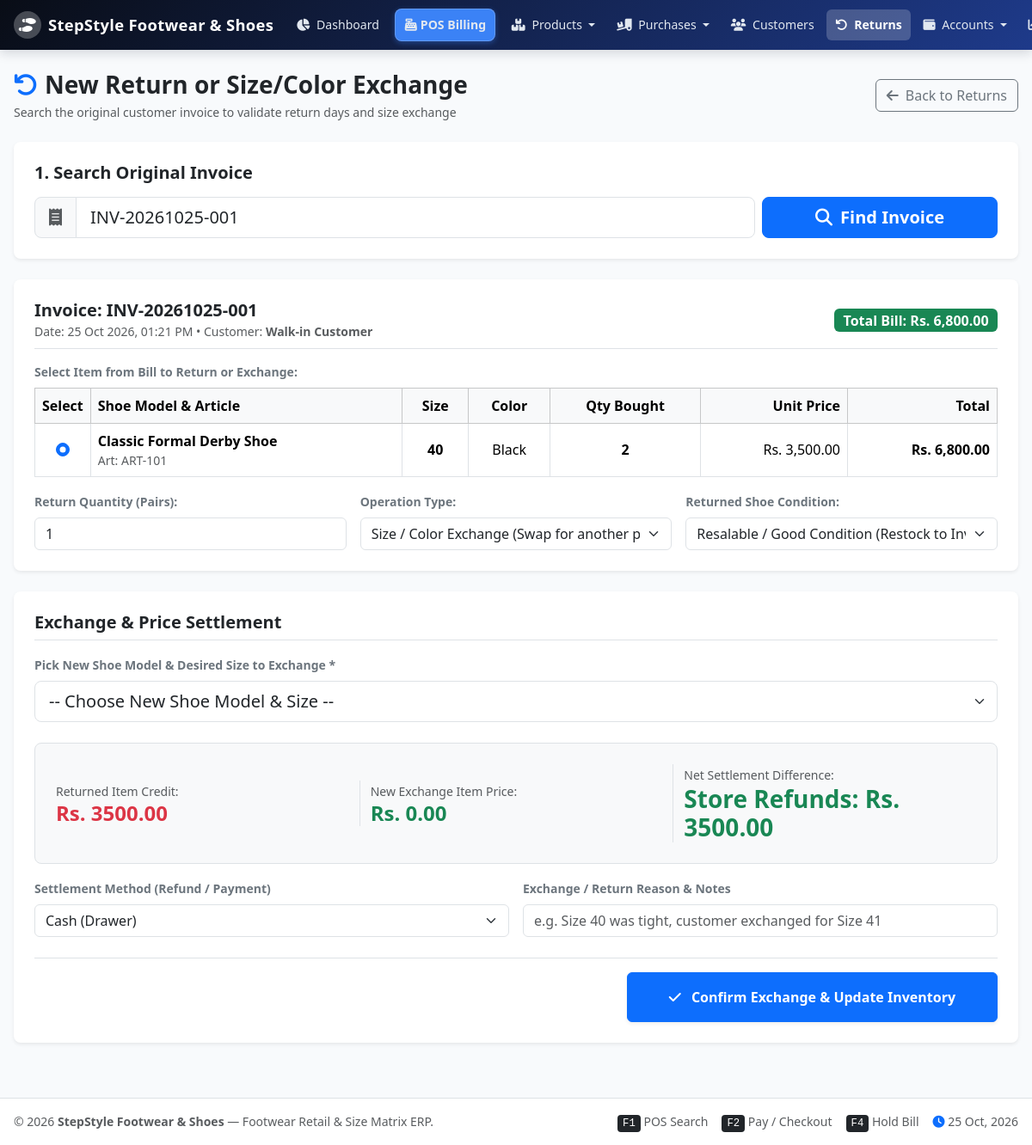
Screenshot of /return_create.php?invoice_no=INV-20261025-001 (signed in) with the database file from the repository.
### tables this page shows
CREATE TABLE `sales` (
  `id` INT AUTO_INCREMENT PRIMARY KEY,
  `invoice_no` VARCHAR(50) UNIQUE NOT NULL,
  `user_id` INT NOT NULL,
  `customer_id` INT NULL,
  `register_id` INT NULL,
  `sale_date` DATETIME NOT NULL,
  `subtotal` DECIMAL(12,2) NOT NULL DEFAULT 0.00,
  `discount_amount` DECIMAL(10,2) NOT NULL DEFAULT 0.00,
  `discount_percent` DECIMAL(5,2) NOT NULL DEFAULT 0.00,
  `tax_amount` DECIMAL(10,2) NOT NULL DEFAULT 0.00,
  `grand_total` DECIMAL(12,2) NOT NULL DEFAULT 0.00,
  `paid_amount` DECIMAL(12,2) NOT NULL DEFAULT 0.00,
  `change_amount` DECIMAL(10,2) NOT NULL DEFAULT 0.00,
  `payment_status` ENUM('paid', 'partial', 'due') NOT NULL DEFAULT 'paid',
  `payment_method` ENUM('cash', 'card', 'bank', 'jazzcash', 'easypaisa', 'credit', 'split') NOT NULL DEFAULT 'cash',
  `notes` TEXT NULL,
  `status` ENUM('completed', 'hold', 'cancelled', 'refunded') NOT NULL DEFAULT 'completed',
  `created_at` TIMESTAMP DEFAULT CURRENT_TIMESTAMP,
  FOREIGN KEY (`user_id`) REFERENCES `users`(`id`),
  FOREIGN KEY (`customer_id`) REFERENCES `customers`(`id`) ON DELETE SET NULL,
  FOREIGN KEY (`register_id`) REFERENCES `cash_registers`(`id`) ON DELETE SET NULL
);

CREATE TABLE `customers` (
  `id` INT AUTO_INCREMENT PRIMARY KEY,
  `name` VARCHAR(100) NOT NULL,
  `phone` VARCHAR(30) NULL,
  `email` VARCHAR(100) NULL,
  `address` TEXT NULL,
  `preferred_size` VARCHAR(20) NULL,
  `credit_limit` DECIMAL(12,2) NOT NULL DEFAULT 50000.00,
  `opening_balance` DECIMAL(12,2) NOT NULL DEFAULT 0.00,
  `current_balance` DECIMAL(12,2) NOT NULL DEFAULT 0.00,
  `created_at` TIMESTAMP DEFAULT CURRENT_TIMESTAMP
);

CREATE TABLE `sale_items` (
  `id` INT AUTO_INCREMENT PRIMARY KEY,
  `sale_id` INT NOT NULL,
  `product_id` INT NOT NULL,
  `variant_id` INT NOT NULL,
  `article_code` VARCHAR(50) NOT NULL,
  `product_name` VARCHAR(150) NOT NULL,
  `size_number` VARCHAR(20) NOT NULL,
  `color_name` VARCHAR(50) NOT NULL,
  `unit_cost` DECIMAL(10,2) NOT NULL DEFAULT 0.00,
  `unit_price` DECIMAL(10,2) NOT NULL DEFAULT 0.00,
  `quantity` INT NOT NULL DEFAULT 1,
  `discount` DECIMAL(10,2) NOT NULL DEFAULT 0.00,
  `total` DECIMAL(12,2) NOT NULL DEFAULT 0.00,
  `created_at` TIMESTAMP DEFAULT CURRENT_TIMESTAMP,
  FOREIGN KEY (`sale_id`) REFERENCES `sales`(`id`) ON DELETE CASCADE,
  FOREIGN KEY (`variant_id`) REFERENCES `product_variants`(`id`)
);

CREATE TABLE `products` (
  `id` INT AUTO_INCREMENT PRIMARY KEY,
  `article_code` VARCHAR(50) UNIQUE NOT NULL,  
  `name` VARCHAR(150) NOT NULL,
  `category_id` INT NULL,
  `brand_id` INT NULL,
  `gender` ENUM('men', 'women', 'kids', 'unisex') NOT NULL DEFAULT 'men',
  `description` TEXT NULL,
  `image` VARCHAR(255) NULL,
  `base_purchase_price` DECIMAL(10,2) NOT NULL DEFAULT 0.00,
  `base_selling_price` DECIMAL(10,2) NOT NULL DEFAULT 0.00,
  `wholesale_price` DECIMAL(10,2) NOT NULL DEFAULT 0.00,
  `min_selling_price` DECIMAL(10,2) NOT NULL DEFAULT 0.00,
  `rack_location` VARCHAR(50) NULL,
  `shelf_location` VARCHAR(50) NULL,
  `box_number` VARCHAR(50) NULL,
  `is_active` TINYINT(1) NOT NULL DEFAULT 1,
  `created_at` TIMESTAMP DEFAULT CURRENT_TIMESTAMP,
  FOREIGN KEY (`category_id`) REFERENCES `categories`(`id`) ON DELETE SET NULL,
  FOREIGN KEY (`brand_id`) REFERENCES `brands`(`id`) ON DELETE SET NULL
);

### config/functions.php (called while the page is built, shortened)
<?php
function get_setting($key, $default = '') {
    static $settings_cache = null;
    if ($settings_cache === null) {
        $db = getDB();
        $stmt = $db->query("SELECT setting_key, setting_value FROM settings");
        $settings_cache = [];
        while ($row = $stmt->fetch()) {
            $settings_cache[$row['setting_key']] = $row['setting_value'];
        }
    }
    return $settings_cache[$key] ?? $default;
}
function format_currency($amount, $show_symbol = true) {
    $symbol = get_setting('currency_symbol', 'Rs.');
    $formatted = number_format((float)$amount, 2);
    return $show_symbol ? $symbol . ' ' . $formatted : $formatted;
}
function clean($str) {
    return htmlspecialchars(trim((string)$str), ENT_QUOTES, 'UTF-8');
}

### return_create.php (the view, shortened to what this page needs)
<?php
$db = getDB();
$search_invoice = trim($_GET['invoice_no'] ?? $_POST['invoice_no'] ?? '');
$sale = null;
$sale_items = [];
if (!empty($search_invoice)) {
    $stmt = $db->prepare("SELECT s.*, c.name as customer_name, c.phone as customer_phone
                          FROM sales s
                          LEFT JOIN customers c ON s.customer_id = c.id
                          WHERE s.invoice_no = ? AND s.status = 'completed'");
    $stmt->execute([$search_invoice]);
    $sale = $stmt->fetch();
    if ($sale) {
        $stmt = $db->prepare("SELECT si.*, pv.barcode, p.article_code
                              FROM sale_items si
                              JOIN product_variants pv ON si.variant_id = pv.id
                              JOIN products p ON si.product_id = p.id
                              WHERE si.sale_id = ?");
        $stmt->execute([$sale['id']]);
        $sale_items = $stmt->fetchAll();
        $policy_days = (int)get_setting('return_policy_days', 7);
    } else {
        $error = "Invoice '{$search_invoice}' not found or already cancelled.";
    }
}
require_once __DIR__ . '/includes/header.php';
?>
<div class="container-fluid px-3 pt-3">
    <div class="d-flex justify-content-between align-items-center mb-4">
        <div>
            <h2 class="h3 fw-bold text-dark mb-1">
                <i class="fa-solid fa-arrow-rotate-left text-primary me-2"></i>New Return or Size/Color Exchange
            </h2>
            <p class="text-muted small mb-0">Search the original customer invoice to validate return days and size exchange</p>
        </div>
        <a href="returns.php" class="btn btn-outline-secondary">
            <i class="fa-solid fa-arrow-left me-1"></i> Back to Returns
        </a>
    </div>
    <div class="card border-0 shadow-sm rounded-3 p-4 bg-white mb-4">
        <h5 class="fw-bold text-dark mb-3">1. Search Original Invoice</h5>
        <form method="GET" action="return_create.php" class="row g-2 align-items-center">
            <div class="col-md-9">
                <div class="input-group input-group-lg">
                    <span class="input-group-text bg-light"><i class="fa-solid fa-receipt text-muted"></i></span>
                    <input type="text" name="invoice_no" class="form-control" placeholder="Enter Invoice Number (e.g. INV-20261025-001)..." value="<?= clean($search_invoice) ?>" required autofocus>
                </div>
            </div>
            <div class="col-md-3">
                <button type="submit" class="btn btn-primary btn-lg w-100 fw-bold">
                    <i class="fa-solid fa-magnifying-glass me-1"></i> Find Invoice
                </button>
            </div>
        </form>
    </div>
    <?php if ($sale && !empty($sale_items)): ?>
        <form method="POST" action="return_create.php" id="return_form">
            <div class="card border-0 shadow-sm rounded-3 p-4 bg-white mb-4">
                <div class="d-flex justify-content-between align-items-center pb-2 border-bottom mb-3">
                    <div>
                        <h5 class="fw-bold text-dark mb-0">Invoice: <?= clean($sale['invoice_no']) ?></h5>
                        <span class="small text-muted">Date: <?= date('d M Y, h:i A', strtotime($sale['sale_date'])) ?> &bull; Customer: <strong><?= clean($sale['customer_name'] ?? 'Walk-in') ?></strong></span>
                    </div>
                    <span class="badge bg-success fs-6">Total Bill: <?= format_currency($sale['grand_total']) ?></span>
                </div>
                <label class="form-label small fw-bold text-secondary mb-2">Select Item from Bill to Return or Exchange:</label>
                <div class="table-responsive">
                    <table class="table table-bordered align-middle mb-3">
                        <thead class="table-light">
                            <tr>
                                <th style="width: 40px;">Select</th>
                                <th>Shoe Model &amp; Article</th>
                                <th class="text-center">Size</th>
                                <th class="text-center">Color</th>
                                <th class="text-center">Qty Bought</th>
                                <th class="text-end">Unit Price</th>
                                <th class="text-end">Total</th>
                            </tr>
                        </thead>
                        <tbody>
                            <?php foreach ($sale_items as $index => $it): ?>
                                <tr>
                                    <td class="text-center">
                                        <input type="radio" name="return_item_id" value="<?= $it['id'] ?>"
                                               data-price="<?= $it['unit_price'] ?>" data-max="<?= $it['quantity'] ?>"
                                               class="form-check-input item-radio" <?= $index === 0 ? 'checked' : '' ?>>
                                    </td>
                                    <td>
                                        <strong><?= clean($it['product_name']) ?></strong>
                                        <div class="small text-muted">Art: <?= clean($it['article_code']) ?></div>
                                    </td>
                                    <td class="text-center fw-bold fs-6"><?= clean($it['size_number']) ?></td>
                                    <td class="text-center"><?= clean($it['color_name']) ?></td>
                                    <td class="text-center fw-bold"><?= $it['quantity'] ?></td>
                                    <td class="text-end">Rs. <?= number_format($it['unit_price'], 2) ?></td>
                                    <td class="text-end fw-bold">Rs. <?= number_format($it['total'], 2) ?></td>
                                </tr>
                            <?php endforeach; ?>
                        </tbody>
                    </table>
                </div>
                <div class="row g-3">
                    <div class="col-md-4">
                        <label class="form-label small fw-bold text-secondary">Return Quantity (Pairs):</label>
                        <input type="number" name="return_qty" id="return_qty" class="form-control" value="1" min="1" max="10">
                    </div>
                    <div class="col-md-4">
                        <label class="form-label small fw-bold text-secondary">Operation Type:</label>
                        <select name="operation_type" id="operation_type" class="form-select">
                            <option value="exchange">Size / Color Exchange (Swap for another pair)</option>
                        </select>
                    </div>
                    <div class="col-md-4">
                        <label class="form-label small fw-bold text-secondary">Returned Shoe Condition:</label>
                        <select name="condition" class="form-select">
                            <option value="resalable">Resalable / Good Condition (Restock to Inventory)</option>
                        </select>
                    </div>
                </div>
            </div>
            <div class="card border-0 shadow-sm rounded-3 p-4 bg-white mb-4">
                <h5 class="fw-bold text-dark mb-3 pb-2 border-bottom">Exchange &amp; Price Settlement</h5>
                <div id="exchange_block" class="mb-4">
                    <label class="form-label small fw-bold text-secondary">Pick New Shoe Model &amp; Desired Size to Exchange *</label>
                    <select name="new_variant_id" id="new_variant_id" class="form-select form-select-lg">
                        <option value="">-- Choose New Shoe Model &amp; Size --</option>
                    </select>
                </div>
                <div class="bg-light p-4 rounded-3 border mb-3">
                    <div class="row align-items-center">
                        <div class="col-md-4">
                            <span class="text-muted small">Returned Item Credit:</span>
                            <h4 class="fw-bold text-danger mb-0" id="returned_credit_display">Rs. 0.00</h4>
                        </div>
                        <div class="col-md-4 border-start">
                            <span class="text-muted small">New Exchange Item Price:</span>
                            <h4 class="fw-bold text-success mb-0" id="new_price_display">Rs. 0.00</h4>
                        </div>
                        <div class="col-md-4 border-start">
                            <span class="text-muted small">Net Settlement Difference:</span>
                            <h3 class="fw-bold text-primary mb-0" id="net_diff_display">Rs. 0.00</h3>
                        </div>
                    </div>
                </div>
                <div class="row g-3">
                    <div class="col-md-6">
                        <label class="form-label small fw-bold text-secondary">Settlement Method (Refund / Payment)</label>
                        <select name="settlement_method" class="form-select">
                            <option value="cash">Cash (Drawer)</option>
                        </select>
                    </div>
                    <div class="col-md-6">
                        <label class="form-label small fw-bold text-secondary">Exchange / Return Reason &amp; Notes</label>
                        <input type="text" name="notes" class="form-control" placeholder="e.g. Size 40 was tight, customer exchanged for Size 41">
                    </div>
                </div>
                <div class="mt-4 pt-3 border-top text-end">
                    <button type="submit" class="btn btn-primary px-5 py-3 fw-bold shadow-sm">
                        <i class="fa-solid fa-check me-2"></i> Confirm Exchange &amp; Update Inventory
                    </button>
                </div>
            </div>
        </form>
    <?php endif; ?>
</div>
<?php require_once __DIR__ . '/includes/footer.php'; ?>

### assets/css/style.css (style rules this page uses)
:root { --primary-color: #2563eb; --primary-hover: #1d4ed8; --secondary-color: #0f172a; --accent-color: #0284c7; --success-color: #10b981; --warning-color: #f59e0b; --danger-color: #ef4444; --bg-light: #f8fafc; --card-bg: #ffffff; --border-color: #e2e8f0; --text-main: #0f172a; --text-muted: #64748b; }
html, body { max-width: 100%; overflow-x: hidden; margin: 0; padding: 0; }
body { font-family: 'Segoe UI', system-ui, -apple-system, BlinkMacSystemFont, 'Roboto', sans-serif; background-color: var(--bg-light); color: var(--text-main); min-height: 100vh; display: flex; flex-direction: column; -webkit-font-smoothing: antialiased; }
.table-responsive { max-width: 100%; overflow-x: auto; -webkit-overflow-scrolling: touch; }

### rows the page displays
sales: invoice_no "INV-20261025-001", sale_date "25 Oct 2026, 01:21 PM", customer.name "Walk-in Customer", grand_total "Rs. 6,800.00"
sale_items: product_name "Classic Formal Derby Shoe", product.article_code "ART-101", size_number "40", color_name "Black", quantity "2", unit_price "3,500.00", total "6,800.00"

### other values shown
$shop_name "StepStyle Footwear & Shoes"
get_setting('shop_name', 'Shoes POS') "StepStyle Footwear & Shoes"
